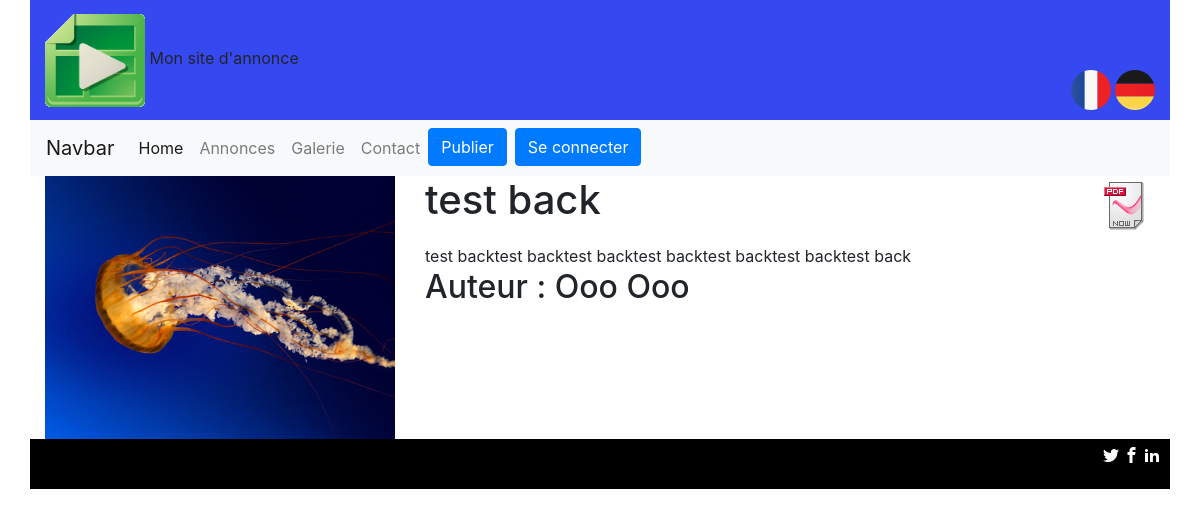
The page /annonce.php?id=6 on the database its author committed.
### tables this page shows
CREATE TABLE IF NOT EXISTS `annonces` (
  `id` int(11) NOT NULL AUTO_INCREMENT,
  `titre` varchar(255) NOT NULL,
  `description` text NOT NULL,
  `texte` text NOT NULL,
  `images` varchar(14) DEFAULT NULL,
  `date` date NOT NULL,
  `author` int(11) NOT NULL DEFAULT '0',
  `enabled` tinyint(1) NOT NULL DEFAULT '1',
  PRIMARY KEY (`id`)
);

CREATE TABLE IF NOT EXISTS `users` (
  `id` int(11) NOT NULL AUTO_INCREMENT,
  `nom` varchar(255) NOT NULL,
  `prenom` varchar(255) NOT NULL,
  `pseudo` varchar(255) NOT NULL,
  `password` varchar(255) NOT NULL,
  `role` int(11) NOT NULL DEFAULT '1',
  `enabled` tinyint(1) NOT NULL DEFAULT '1',
  PRIMARY KEY (`id`)
);

### annonce.php (the view, shortened to what this page needs)
<!DOCTYPE html>
<html lang="en">
<head>
<?php
    if(file_exists('./inc/head.inc.php')) include('./inc/head.inc.php');
?>
</head>
<body>
    <div class="container">
        <div class="row">
    <?php
    if(file_exists('./inc/header.inc.php')) include('./inc/header.inc.php');
    if(file_exists('./inc/nav.inc.php')) include('./inc/nav.inc.php');
    require('./core/connexion.php');
    $sql = 'SELECT * FROM annonces AS a JOIN users AS u ON a.author=u.id WHERE a.id='.$_GET['id'];
    $req = mysqli_query($connexion, $sql) or die(mysqli_error($connexion));
    $annonce = mysqli_fetch_array($req);
    ?>
    <div class="d-flex">
        <div class="col-12 col-lg-4">
            <img src="./images/<?php echo $annonce['images']; ?>" alt="" class="img-fluid">
        </div>
        <div class="col-12 col-lg-8">
            <h1 class="d-flex justify-content-between">
                <span><?php echo $annonce['titre']; ?></span>
                <div><a href="pdf.php?id=<?php echo $_GET['id']; ?>"><image src="images/pdfcreator_icon.png" alt=""></a></div>
            </h1>
            <div><?php echo $annonce['texte']; ?></div>
            <h2>Auteur : <?php echo $annonce['nom'].' '.$annonce['prenom']; ?></h2>
        </div>
    </div>
    <footer class="d-flex justify-content-end w-100">
            <?php if(file_exists("./inc/footer.inc.php")) include("./inc/footer.inc.php"); ?>
        </footer>
    </div>
    </div>
</body>
</html>

### rows shown on the page
annonces: images (picture), titre "test back", texte "test backtest backtest backtest backtest backtest backtest back", users.nom "Ooo", users.prenom "Ooo"
